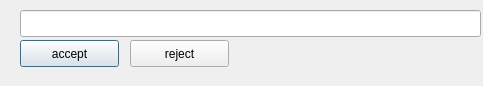
<?xml version="1.0" encoding="UTF-8"?>
<ui version="4.0">
 <class>Dialog</class>
 <widget class="QDialog" name="Dialog">
  <property name="windowModality">
   <enum>Qt::ApplicationModal</enum>
  </property>
  <property name="geometry">
   <rect>
    <x>0</x>
    <y>0</y>
    <width>483</width>
    <height>86</height>
   </rect>
  </property>
  <property name="windowTitle">
   <string>Dialog</string>
  </property>
  <property name="modal">
   <bool>true</bool>
  </property>
  <widget class="QLineEdit" name="lineEdit">
   <property name="geometry">
    <rect>
     <x>20</x>
     <y>10</y>
     <width>461</width>
     <height>27</height>
    </rect>
   </property>
  </widget>
  <widget class="QPushButton" name="pushAccept">
   <property name="geometry">
    <rect>
     <x>20</x>
     <y>40</y>
     <width>99</width>
     <height>27</height>
    </rect>
   </property>
   <property name="text">
    <string>accept</string>
   </property>
  </widget>
  <widget class="QPushButton" name="pushReject">
   <property name="geometry">
    <rect>
     <x>130</x>
     <y>40</y>
     <width>99</width>
     <height>27</height>
    </rect>
   </property>
   <property name="text">
    <string>reject</string>
   </property>
  </widget>
 </widget>
 <tabstops>
  <tabstop>lineEdit</tabstop>
 </tabstops>
 <resources/>
 <connections/>
</ui>
